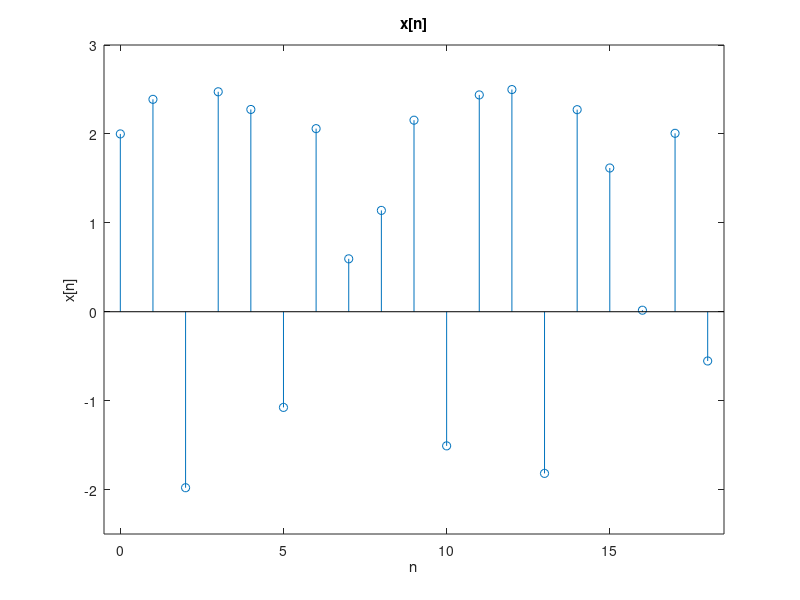
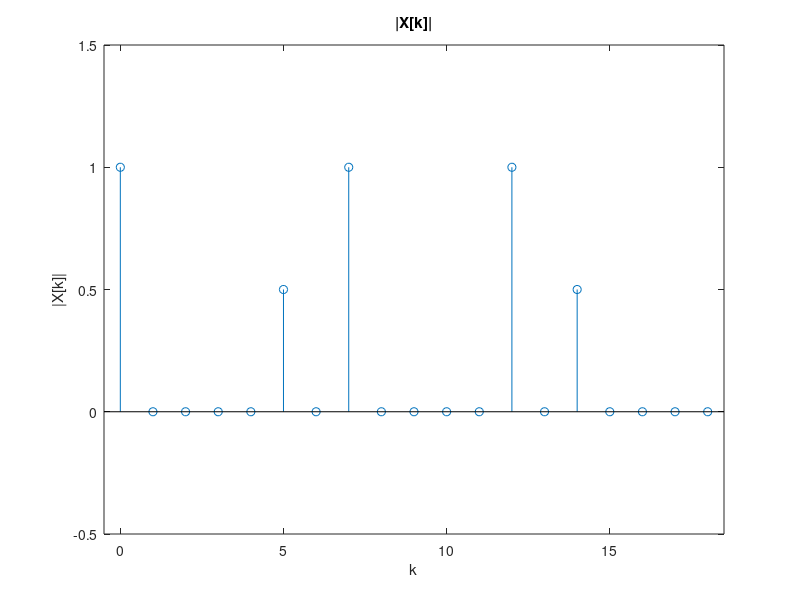
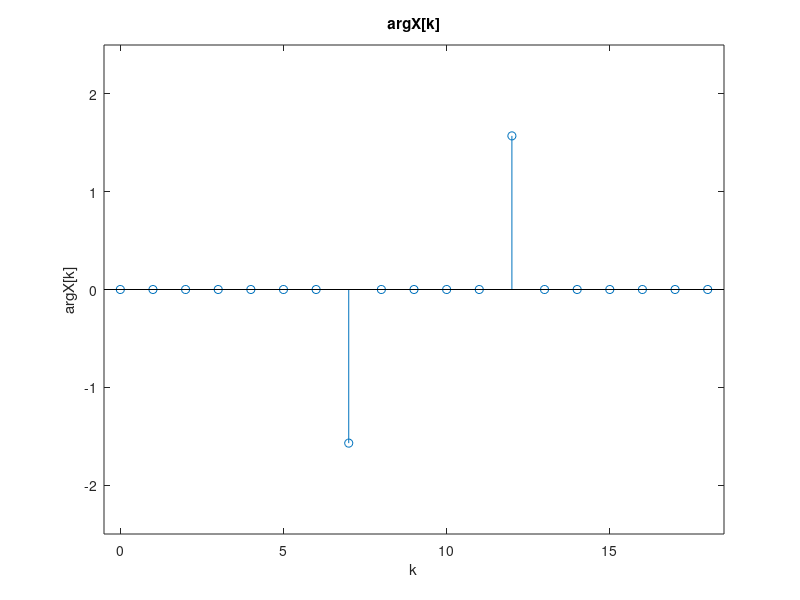

Write the MATLAB code that produced these figures, in order.
close all

n=0:18;
x=2*sin(14*pi*n/19)+cos(10*pi*n/19)+1;
X=fft(x)/length(n);

mag_X=abs(X);

tol=1e-6;
X(mag_X<tol)=0;
arg_X=angle(X);

figure(1)
stem(n, x)
xlabel('n')
ylabel('x[n]')
title('x[n]')
xlim([-0.5, 18.5])
ylim([-2.5, 3])

figure(2)
stem(n, mag_X)
xlabel('k')
ylabel('|X[k]|')
title('|X[k]|')
xlim([-0.5, 18.5])
ylim([-0.5, 1.5])

figure(3)
stem(n, arg_X)
xlabel('k')
ylabel('arg{X[k]}')
title('arg{X[k]}')
xlim([-0.5, 18.5])
ylim([-2.5, 2.5])